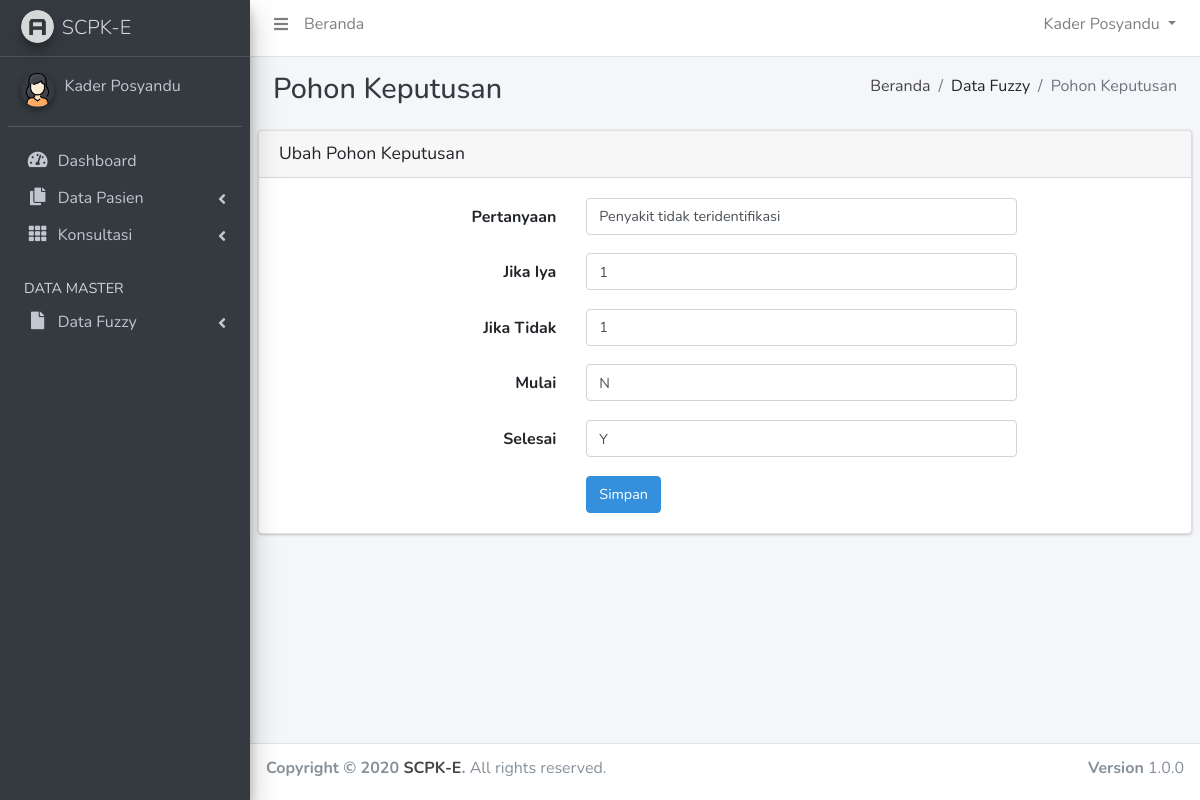
The page /scpk-e/?page=pohon-input&stat=ubah&id=1 (signed in) on the database its author committed.
### tables this page shows
CREATE TABLE `konsul_diagnosa` (
  `id_kd` int(5) NOT NULL,
  `pertanyaan` varchar(200) NOT NULL,
  `bila_benar` int(2) NOT NULL,
  `bila_salah` int(2) NOT NULL,
  `mulai` char(1) NOT NULL,
  `selesai` char(1) NOT NULL
);

### scpk-e/config/library.php (called while the page is built, shortened)
<?php
function antiinjec($data){
  $filter_sql = mysql_real_escape_string(stripslashes(strip_tags(htmlspecialchars($data,ENT_QUOTES))));
  return $filter_sql;
}
?>

### scpk-e/config/koneksi.php (called while the page is built, shortened)
<?php
function querydb($query)
{
	$result=mysql_query($query) or die ("gagal melakukan Query=$query");
	return $result;
}
?>

### scpk-e/input_pohon.php (the view, shortened to what this page needs)
<?php
$stat	= @$_GET['stat'];
$id		= (int)antiinjec(@$_GET['id']);
if($stat=="ubah") {
	$hdata=querydb("SELECT id_kd, pertanyaan, bila_benar, bila_salah, mulai, selesai FROM konsul_diagnosa WHERE id_kd=$id");
	$data=mysql_fetch_array($hdata);
}
			?>
<div class="content-header">
    <div class="container-fluid">
        <div class="row mb-2">
            <div class="col-sm-6">
                <h1 class="m-0 text-dark">Pohon Keputusan</h1>
            </div>
            <div class="col-sm-6">
                <ol class="breadcrumb float-sm-right">
                    <li class="breadcrumb-item"><a href="?page=home">Beranda</a></li>
                    <li class="breadcrumb-item">Data Fuzzy</li>
                    <li class="breadcrumb-item active">Pohon Keputusan</li>
                </ol>
            </div>
        </div>
    </div>
</div>
<section class="content">
	<div class="row">
		<div class="col-12">
			<div class="card">
				<div class="card-header">
					<h2 class="card-title" style="margin-bottom: 1px;"><?php if($stat=="tambah") { echo "Tambah"; } elseif($stat=="ubah") { echo "Ubah"; } ?> Pohon Keputusan </h2>
				</div>
				<div class="card-body">
					<form class="needs-validation" action="?page=pohon-input&stat=<?php echo $stat; ?>" method="post" enctype="multipart/form-data" name="form1" id="form1" novalidate>
						<div class="form-group row">
							<label for="nama_variabel" class="col-md-4 col-form-label text-md-right">Pertanyaan</label>
							<div class="col-md-6">
								<input type="text" class="form-control" name="pertanyaan" value="<?php echo"$data[pertanyaan]";?>" required>
							</div>
						</div>
						<div class="form-group row">
							<label for="nama_variabel" class="col-md-4 col-form-label text-md-right">Jika Iya</label>
							<div class="col-md-6">
								<input type="text" class="form-control" name="bila_benar" value="<?php echo"$data[bila_benar]";?>" required>
							</div>
						</div>
						<div class="form-group row">
							<label for="nama_variabel" class="col-md-4 col-form-label text-md-right">Jika Tidak</label>
							<div class="col-md-6">
								<input type="text" class="form-control" name="bila_salah" value="<?php echo"$data[bila_salah]";?>" required>
							</div>
						</div>
						<div class="form-group row">
							<label for="nama_variabel" class="col-md-4 col-form-label text-md-right">Mulai</label>
							<div class="col-md-6">
								<input type="text" class="form-control" name="mulai" value="<?php echo"$data[mulai]";?>" required>
							</div>
						</div>
						<div class="form-group row">
							<label for="nama_variabel" class="col-md-4 col-form-label text-md-right">Selesai</label>
							<div class="col-md-6">
								<input type="text" class="form-control" name="selesai" value="<?php echo"$data[selesai]";?>" required>
							</div>
						</div>
						<div class="form-group row mb-0">
							<div class="col-md-8 offset-md-4">
								<button type="submit" class="btn btn-primary" value="Simpan" name="stat_simpan">Simpan</button>
							</div>
						</div>
					</form>
				</div>
			</div>
		</div>
	</div>
</section>

### rows shown on the page
konsul_diagnosa: pertanyaan "Penyakit tidak teridentifikasi", bila_benar "1", bila_salah "1", mulai "N", selesai "Y"
